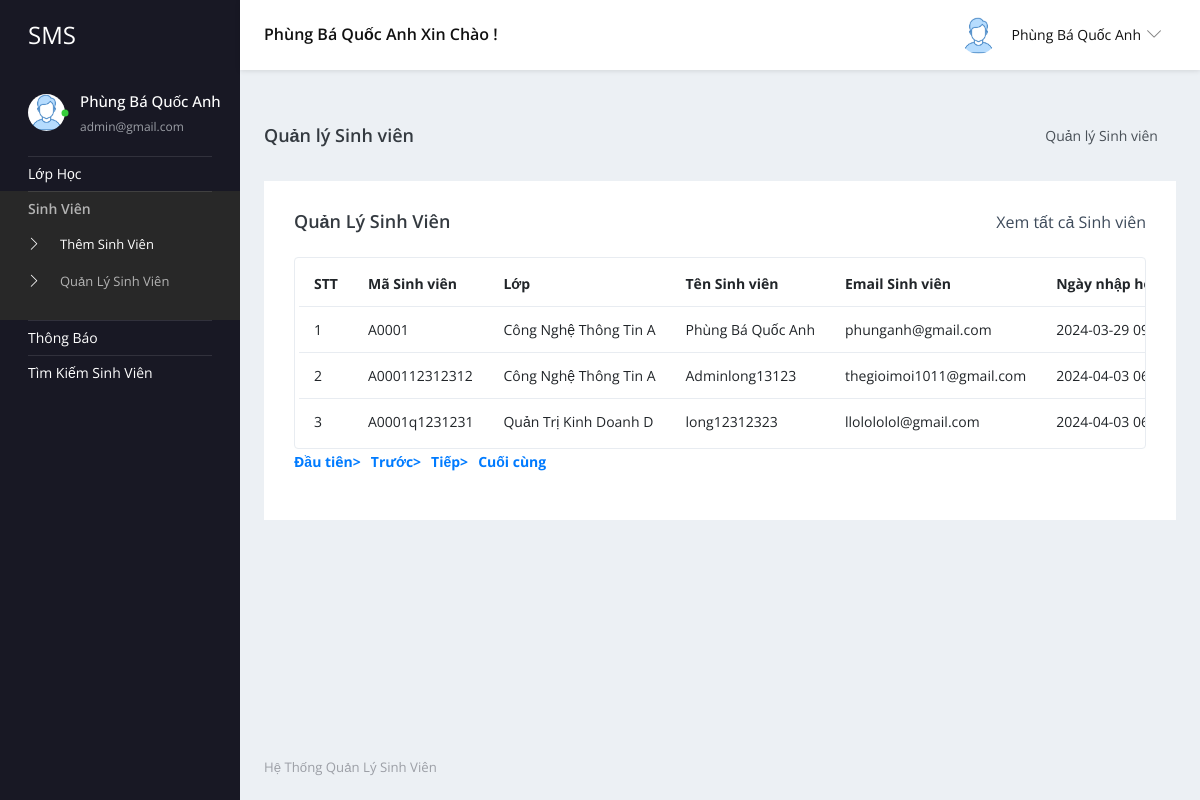
The page /admin/manage-students.php (signed in) on the database its author committed.
### tables this page shows
CREATE TABLE `tblstudent` (
  `ID` int(10) NOT NULL,
  `StudentName` varchar(200) DEFAULT NULL,
  `StudentEmail` varchar(200) DEFAULT NULL,
  `StudentClass` varchar(100) DEFAULT NULL,
  `Gender` varchar(50) DEFAULT NULL,
  `DOB` date DEFAULT NULL,
  `StuID` varchar(200) DEFAULT NULL,
  `UserName` varchar(200) DEFAULT NULL,
  `Password` varchar(200) DEFAULT NULL,
  `DateofAdmission` timestamp NULL DEFAULT current_timestamp()
);

CREATE TABLE `tblclass` (
  `ID` int(5) NOT NULL,
  `ClassName` varchar(50) DEFAULT NULL,
  `Section` varchar(20) DEFAULT NULL,
  `CreationDate` timestamp NULL DEFAULT current_timestamp()
);

### admin/manage-students.php (the view, shortened to what this page needs)
<?php
include('includes/dbconnection.php');
?>
<!DOCTYPE html>
<html lang="en">
<head>
    <link rel="stylesheet" href="vendors/simple-line-icons/css/simple-line-icons.css">
    <link rel="stylesheet" href="vendors/flag-icon-css/css/flag-icon.min.css">
    <link rel="stylesheet" href="vendors/css/vendor.bundle.base.css">
    <link rel="stylesheet" href="./vendors/daterangepicker/daterangepicker.css">
    <link rel="stylesheet" href="./vendors/chartist/chartist.min.css">
    <link rel="stylesheet" href="./css/style.css">
</head>
<body>
    <div class="container-scroller">
     <?php include_once('includes/header.php');?>
      <div class="container-fluid page-body-wrapper">
        <?php include_once('includes/sidebar.php');?>
        <div class="main-panel">
          <div class="content-wrapper">
             <div class="page-header">
              <h3 class="page-title"> Quản lý Sinh viên </h3>
              <nav aria-label="breadcrumb">
                <ol class="breadcrumb">
                  <li class="breadcrumb-item active" aria-current="page"> Quản lý Sinh viên</li>
                </ol>
              </nav>
            </div>
            <div class="row">
              <div class="col-md-12 grid-margin stretch-card">
                <div class="card">
                  <div class="card-body">
                    <div class="d-sm-flex align-items-center mb-4">
                      <h4 class="card-title mb-sm-0">Quản lý Sinh viên</h4>
                      <a href="#" class="text-dark ml-auto mb-3 mb-sm-0"> Xem tất cả Sinh viên</a>
                    </div>
                    <div class="table-responsive border rounded p-1">
                      <table class="table">
                        <thead>
                          <tr>
                            <th class="font-weight-bold">STT</th>
                            <th class="font-weight-bold">Mã Sinh viên</th>
                            <th class="font-weight-bold">Lớp</th>
                            <th class="font-weight-bold">Tên Sinh viên</th>
                            <th class="font-weight-bold">Email Sinh viên</th>
                            <th class="font-weight-bold">Ngày nhập học</th>
                          </tr>
                        </thead>
                        <tbody>
                           <?php
                            if (isset($_GET['pageno'])) {
                                $pageno = $_GET['pageno'];
                            } else {
                                $pageno = 1;
                            }
                            $no_of_records_per_page = 15;
                            $offset = ($pageno-1) * $no_of_records_per_page;
                            $ret = "SELECT ID FROM tblstudent";
                            $query1 = $dbh -> prepare($ret);
                            $query1->execute();
                            $total_rows=$query1->rowCount();
                            $total_pages = ceil($total_rows / $no_of_records_per_page);
                            $sql="SELECT tblstudent.StuID, tblstudent.ID as sid, tblstudent.StudentName, tblstudent.StudentEmail, tblstudent.DateofAdmission, tblclass.ClassName, tblclass.Section FROM tblstudent JOIN tblclass ON tblclass.ID=tblstudent.StudentClass LIMIT $offset, $no_of_records_per_page";
                            $query = $dbh -> prepare($sql);
                            $query->execute();
                            $results=$query->fetchAll(PDO::FETCH_OBJ);
                            $cnt=1;
                            if($query->rowCount() > 0) {
                                foreach($results as $row) { ?>
                                    <tr>
                                        <td><?php echo htmlentities($cnt);?></td>
                                        <td><?php echo htmlentities($row->StuID);?></td>
                                        <td><?php echo htmlentities($row->ClassName);?> <?php echo htmlentities($row->Section);?></td>
                                        <td><?php echo htmlentities($row->StudentName);?></td>
                                        <td><?php echo htmlentities($row->StudentEmail);?></td>
                                        <td><?php echo htmlentities($row->DateofAdmission);?></td>
                                    </tr>
                                <?php $cnt=$cnt+1;
                                }
                            } ?>
                        </tbody>
                      </table>
                    </div>
                    <div align="left">
                        <ul class="pagination" >
                            <li><a href="?pageno=1"><strong>Đầu tiên></strong></a></li>
                            <li class="<?php if($pageno <= 1){ echo 'disabled'; } ?>">
                                <a href="<?php if($pageno <= 1){ echo '#'; } else { echo "?pageno=".($pageno - 1); } ?>"><strong style="padding-left: 10px">Trước></strong></a>
                            </li>
                            <li class="<?php if($pageno >= $total_pages){ echo 'disabled'; } ?>">
                                <a href="<?php if($pageno >= $total_pages){ echo '#'; } else { echo "?pageno=".($pageno + 1); } ?>"><strong style="padding-left: 10px">Tiếp></strong></a>
                            </li>
                            <li><a href="?pageno=<?php echo $total_pages; ?>"><strong style="padding-left: 10px">Cuối cùng</strong></a></li>
                        </ul>
                    </div>
                  </div>
                </div>
              </div>
            </div>
          </div>
         <?php include_once('includes/footer.php');?>
        </div>
      </div>
    </div>
</body>
</html>

### admin/includes/header.php (shortened to what this page needs)
<nav class="navbar default-layout-navbar col-lg-12 col-12 p-0 fixed-top d-flex flex-row">
  <div class="navbar-brand-wrapper d-flex align-items-center">
    <a class="navbar-brand brand-logo" href="manage-students.php">
      <strong style="color: white;">SMS</strong>
    </a>
  </div>
  <?php
  $aid= $_SESSION['sturecmsaid'];
  $sql="SELECT * from tbladmin where ID=:aid";
  $query = $dbh -> prepare($sql);
  $query->bindParam(':aid',$aid,PDO::PARAM_STR);
  $query->execute();
  $results=$query->fetchAll(PDO::FETCH_OBJ);
  if($query->rowCount() > 0) {
    foreach($results as $row) { ?>
      <div class="navbar-menu-wrapper d-flex align-items-center flex-grow-1">
        <h5 class="mb-0 font-weight-medium d-none d-lg-flex"><?php echo htmlentities($row->AdminName); ?> Xin Chào !</h5>
        <ul class="navbar-nav navbar-nav-right ml-auto">
          <li class="nav-item dropdown d-none d-xl-inline-flex user-dropdown">
            <a class="nav-link dropdown-toggle" id="UserDropdown" href="#" data-toggle="dropdown" aria-expanded="false">
              <img class="img-xs rounded-circle ml-2" src="images/faces/face8.jpg" alt="Profile image">
              <span class="font-weight-normal"><?php echo htmlentities($row->AdminName); ?></span>
            </a>
          </li>
        </ul>
      </div>
    <?php } ?>
  <?php } ?>
</nav>

### admin/includes/sidebar.php (shortened to what this page needs)
<nav class="sidebar sidebar-offcanvas" id="sidebar">
  <ul class="nav">
    <li class="nav-item nav-profile">
      <a href="#" class="nav-link">
        <div class="profile-image">
          <img class="img-xs rounded-circle" src="images/faces/face8.jpg" alt="profile image">
          <div class="dot-indicator bg-success"></div>
        </div>
        <div class="text-wrapper">
          <?php
          $aid= $_SESSION['sturecmsaid'];
          $sql="SELECT * from tbladmin where ID=:aid";
          $query = $dbh -> prepare($sql);
          $query->bindParam(':aid',$aid,PDO::PARAM_STR);
          $query->execute();
          $results=$query->fetchAll(PDO::FETCH_OBJ);
          $cnt=1;
          if($query->rowCount() > 0) {
            foreach($results as $row) { ?>
              <p class="profile-name"><?php echo htmlentities($row->AdminName); ?></p>
              <p class="designation"><?php echo htmlentities($row->Email); ?></p>
          <?php $cnt=$cnt+1; }} ?>
        </div>
      </a>
    </li>
    <li class="nav-item">
      <a class="nav-link" data-toggle="collapse" href="#ui-basic" aria-expanded="false" aria-controls="ui-basic">
        <span class="menu-title">Lớp Học</span>
      </a>
    </li>
    <li class="nav-item">
      <a class="nav-link" data-toggle="collapse" href="#ui-basic1" aria-expanded="false" aria-controls="ui-basic1">
        <span class="menu-title">Sinh Viên</span>
      </a>
      <div class="collapse" id="ui-basic1">
        <ul class="nav flex-column sub-menu">
          <li class="nav-item"> <a class="nav-link" href="add-students.php">Thêm Sinh Viên</a></li>
          <li class="nav-item"> <a class="nav-link" href="manage-students.php">Quản Lý Sinh Viên</a></li>
        </ul>
      </div>
    </li>
    <li class="nav-item">
      <a class="nav-link" data-toggle="collapse" href="#auth" aria-expanded="false" aria-controls="auth">
        <span class="menu-title">Thông Báo</span>
      </a>
    </li>
    <li class="nav-item">
      <a class="nav-link" href="search.php">
        <span class="menu-title">Tìm Kiếm Sinh Viên</span>
      </a>
    </li>
  </ul>
</nav>

### admin/includes/footer.php
<footer class="footer">
            <div class="d-sm-flex justify-content-center justify-content-sm-between">
              <span class="text-muted d-block text-center text-sm-left d-sm-inline-block" style="color: blue;">Hệ Thống Quản Lý Sinh Viên</span>
            </div>
          </footer>

### rows shown on the page
tblstudent: StuID "A0001", tblclass.ClassName "Công Nghệ Thông Tin", tblclass.Section "A", StudentName "Phùng Bá Quốc Anh", StudentEmail "phunganh@gmail.com", DateofAdmission "2024-03-29…"
tblstudent: StuID "A000112312312", tblclass.ClassName "Công Nghệ Thông Tin", tblclass.Section "A", StudentName "Adminlong13123", StudentEmail "thegioimoi1011@gmail.com", DateofAdmission "2024-04-03…"
tblstudent: StuID "A0001q1231231", tblclass.ClassName "Quản Trị Kinh Doanh", tblclass.Section "D", StudentName "long12312323", StudentEmail "llolololol@gmail.com", DateofAdmission "2024-04-03…"

### other values the page prints
$row->AdminName "Phùng Bá Quốc Anh"
$row->Email "admin@gmail.com"
